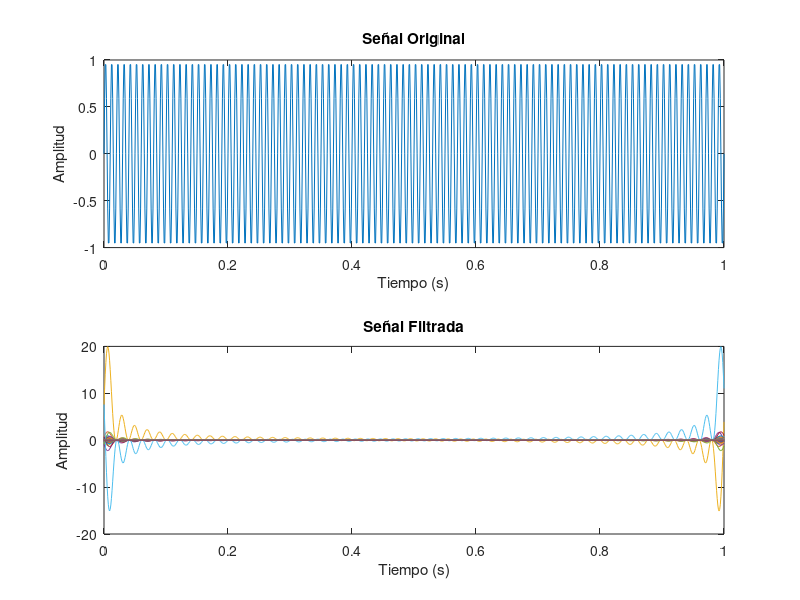

Recreate this plot in MATLAB.
% 0980 Proyectos de Computación Aplicados a Ingenieria Electronica
% Tarea 2: Eleuterio Francis García Aguilón
% Generar señal senoidal
fs = 1000; %frecuencia de muestreo
t = 0:1/fs:1; %Vector de tiempo
f = 100; %frecuencia de la señal
x = sin(2*pi*f*t); %Señal senoidal

xf = fft(x);  %Aplicar la transformada rapida de fourier

%Generar Filtro pasa bajos
n = length(x);
fcutoff = 50; % frecuencia de corte
h = ones(n, 1); %vector de ceros
h(round(n*fcutoff/fs)+1:end) = 0; %aplicar filtro pasa bajos

%Aplicar filtro a la señal en el dominio de la frecuencia
xf_filtered = xf .* h;

%convertir la señal filtrada al dominio del tiempo
x_filtered = ifft(xf_filtered);

%Graficar señal original y señal filtrada
figure;
subplot(2,1,1);
plot(t,x);
title('Señal Original');
xlabel('Tiempo (s)');
ylabel('Amplitud');
subplot(2,1,2);
plot(t,real(x_filtered));
title('Señal Filtrada');
xlabel('Tiempo (s)');
ylabel('Amplitud');





